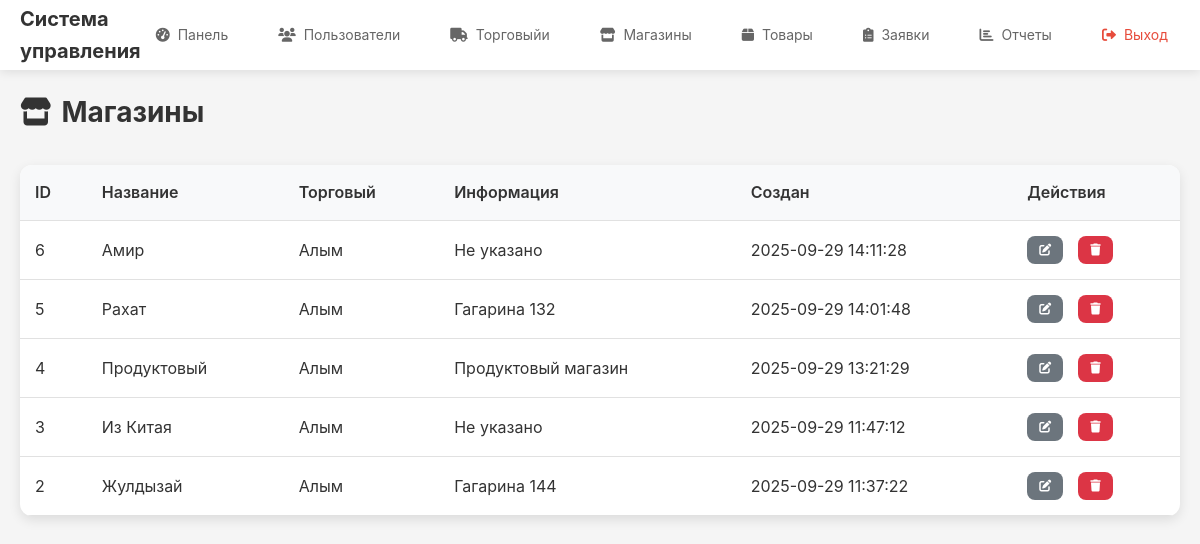
Page /admin/shops (signed in) on the committed database.
### tables this page shows
CREATE TABLE shops (
            id INTEGER PRIMARY KEY AUTOINCREMENT,
            supplier_id INTEGER NOT NULL,
            name TEXT NOT NULL,
            info TEXT,
            created_at TIMESTAMP DEFAULT CURRENT_TIMESTAMP,
            updated_at TIMESTAMP DEFAULT CURRENT_TIMESTAMP, business_type TEXT DEFAULT 'ИП',
            FOREIGN KEY (supplier_id) REFERENCES suppliers (id)
        );

CREATE TABLE suppliers (
            id INTEGER PRIMARY KEY AUTOINCREMENT,
            user_id INTEGER NOT NULL,
            name TEXT NOT NULL,
            info TEXT,
            created_at TIMESTAMP DEFAULT CURRENT_TIMESTAMP,
            updated_at TIMESTAMP DEFAULT CURRENT_TIMESTAMP,
            FOREIGN KEY (user_id) REFERENCES users (id)
        );

### app/routes/admin.py (the view)
@admin_bp.route('/shops')
@login_required
@admin_required
def shops():
    shops = Shop.get_all()
    return render_template('admin/shops.html', shops=shops)

### app/models.py (called while the page is built)
def get_db() -> sqlite3.Connection:
    if 'db' not in g:
        database_path = current_app.config.get('DATABASE', 'app.db')
        g.db = sqlite3.connect(database_path)
        g.db.row_factory = sqlite3.Row
    return g.db

    @staticmethod
    def get_by_id(user_id: int) -> Optional['User']:
        db = get_db()
        user = db.execute(
            'SELECT * FROM users WHERE id = ?', (user_id,)
        ).fetchone()
        if user:
            return User(
                id=user['id'],
                email=user['email'],
                password=user['password'],
                role=user['role'],
                created_at=user['created_at'],
                updated_at=user['updated_at']
            )
        return None

    @staticmethod
    def get_all():
        db = get_db()
        shops = db.execute(
            '''SELECT sh.*, s.name as supplier_name
               FROM shops sh
               JOIN suppliers s ON sh.supplier_id = s.id
               ORDER BY sh.created_at DESC'''
        ).fetchall()
        return shops

### app/routes/admin.py (called while the page is built)
def admin_required(f: Any) -> Any:
    @wraps(f)
    def decorated_function(*args: Any, **kwargs: Any) -> Any:
        if not current_user.is_authenticated or current_user.role != 'admin':
            flash('Доступ запрещен', 'error')
            return redirect(url_for('auth.login'))
        return f(*args, **kwargs)
    return decorated_function

### app/templates/admin/shops.html (shortened to what this page needs)
{% extends "base.html" %}
{% block content %}
<div class="content-header">
    <h1><i class="fas fa-store"></i> Магазины</h1>
</div>
<div class="data-table-container">
    <table class="data-table">
        <thead>
            <tr>
                <th>ID</th>
                <th>Название</th>
                <th>Торговый</th>
                <th>Информация</th>
                <th>Создан</th>
                <th>Действия</th>
            </tr>
        </thead>
        <tbody>
            {% for shop in shops %}
            <tr>
                <td>{{ shop.id }}</td>
                <td>{{ shop.name }}</td>
                <td>{{ shop.supplier_name }}</td>
                <td>{{ shop.info or 'Не указано' }}</td>
                <td>{{ shop.created_at }}</td>
                <td>
                    <div class="action-buttons">
                        <a href="{{ url_for('admin.edit_shop', shop_id=shop.id) }}" class="btn btn-sm btn-secondary" title="Редактировать">
                            <i class="fas fa-edit"></i>
                        </a>
                        <button class="btn btn-sm btn-danger" onclick="deleteShop({{ shop.id }}, '{{ shop.name }}')" title="Удалить">
                            <i class="fas fa-trash"></i>
                        </button>
                    </div>
                </td>
            </tr>
            {% endfor %}
        </tbody>
    </table>
</div>
{% endblock %}

### app/static/css/style.css (style rules this page uses)
* { margin: 0; padding: 0; box-sizing: border-box; }
body { font-family: -apple-system, BlinkMacSystemFont, 'Segoe UI', Roboto, sans-serif; line-height: 1.6; color: #333; background-color: #f5f5f5; }
.content-header { display: flex; justify-content: space-between; align-items: center; margin-bottom: 30px; flex-wrap: wrap; gap: 15px; }
.content-header h1 { color: #333; font-size: 28px; display: flex; align-items: center; gap: 10px; }
.action-buttons { display: flex; gap: 15px; flex-wrap: wrap; }
.btn { display: inline-flex; align-items: center; gap: 8px; padding: 12px 20px; border: none; border-radius: 8px; text-decoration: none; font-size: 14px; font-weight: 500; cursor: pointer; transition: all 0.3s ease; text-align: center; }
.btn-secondary { background-color: #6c757d; color: white; }
.btn-danger { background-color: #dc3545; color: white; }
.btn-sm { padding: 8px 12px; font-size: 12px; }
.data-table-container { background: white; border-radius: 12px; overflow: hidden; box-shadow: 0 4px 12px rgba(0, 0, 0, 0.1); }
.data-table { width: 100%; border-collapse: collapse; }
.data-table th, .data-table td { padding: 15px; text-align: left; border-bottom: 1px solid #e1e1e1; }
.data-table th { background-color: #f8f9fa; font-weight: 600; color: #333; }

### rows in the picture
shops: id "6", name "Амир", supplier_name "Алым", info "Не указано", created_at "2025-09-29 14:11:28"
shops: id "5", name "Рахат", supplier_name "Алым", info "Гагарина 132", created_at "2025-09-29 14:01:48"
shops: id "4", name "Продуктовый", supplier_name "Алым", info "Продуктовый магазин", created_at "2025-09-29 13:21:29"
shops: id "3", name "Из Китая", supplier_name "Алым", info "Не указано", created_at "2025-09-29 11:47:12"
shops: id "2", name "Жулдызай", supplier_name "Алым", info "Гагарина 144", created_at "2025-09-29 11:37:22"
